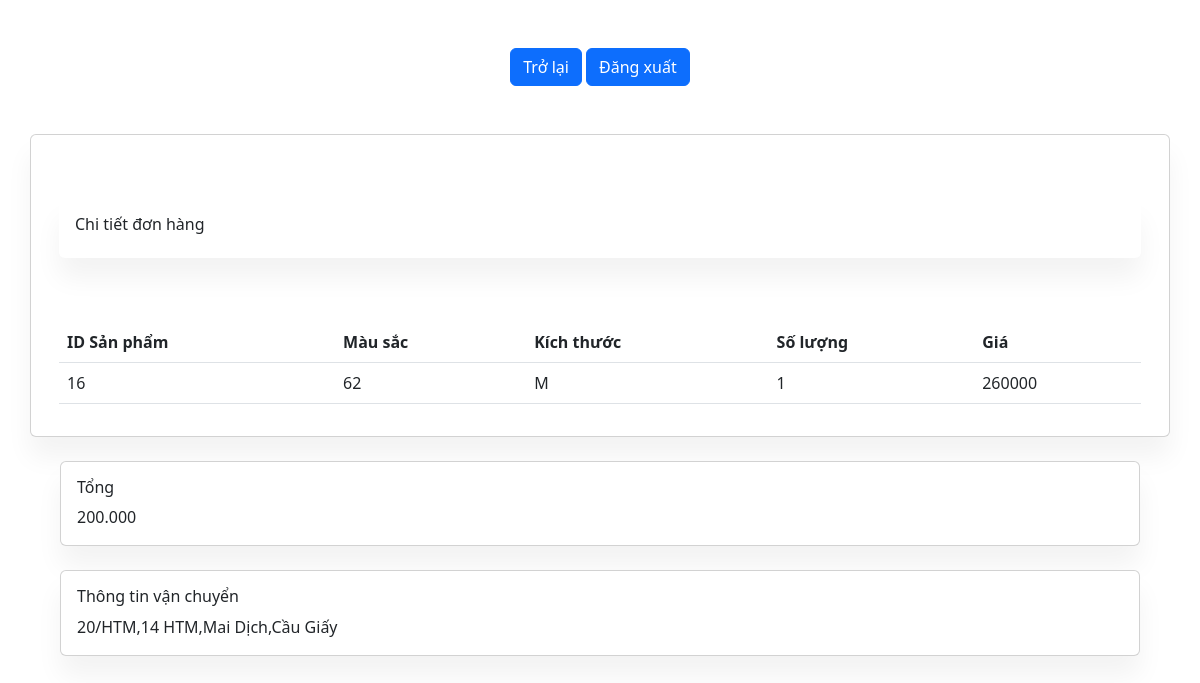
Page /admin/chi_tiet_don_hang.php?id_don_hang=10&id_nguoi_dung=2 (signed in) on the committed database.
### tables this page shows
CREATE TABLE `chi_tiet_don_hang` (
  `id_ctdh` int(11) NOT NULL,
  `id_don_hang` int(11) NOT NULL,
  `id_san_pham` int(11) NOT NULL,
  `mau_sac` int(11) NOT NULL,
  `kich_thuoc` varchar(50) NOT NULL,
  `so_luong` int(11) NOT NULL,
  `gia` int(11) NOT NULL
);

CREATE TABLE `don_hang` (
  `id_don_hang` int(11) NOT NULL,
  `id_nguoi_dung` int(11) NOT NULL,
  `tong_tien` int(11) NOT NULL,
  `thoi_gian` datetime NOT NULL DEFAULT current_timestamp() ON UPDATE current_timestamp(),
  `thanh_toan` tinyint(4) NOT NULL,
  `trang_thai` tinyint(1) NOT NULL
);

CREATE TABLE `nguoi_dung` (
  `id_nguoi_dung` int(11) NOT NULL,
  `ten` varchar(100) NOT NULL,
  `email` varchar(100) NOT NULL,
  `password` varchar(100) NOT NULL,
  `sdt` int(11) DEFAULT NULL,
  `ngay_sinh` date DEFAULT NULL,
  `gioi_tinh` varchar(10) DEFAULT NULL,
  `dia_chi` varchar(255) DEFAULT NULL,
  `thoi_gian` datetime NOT NULL DEFAULT current_timestamp()
);

### admin/chi_tiet_don_hang.php (the view, shortened to what this page needs)
<?php
include '../connections/connectdb.php';
$id_don_hang = isset($_GET['id_don_hang']) ? $_GET['id_don_hang'] : null;
$tong_tien = 0;
$sql_don_hang = "SELECT * FROM don_hang WHERE id_don_hang = $id_don_hang";
$result_don_hang = $conn->query($sql_don_hang);
$details = $result_don_hang->num_rows > 0;
if ($details) {
    while ($row_don_hang = $result_don_hang->fetch_assoc()) {
        $tong_tien = $row_don_hang['tong_tien'];
    }
}
$sql_chi_tiet_don_hang = "SELECT * FROM chi_tiet_don_hang WHERE id_don_hang = $id_don_hang";
$result_chi_tiet_don_hang = $conn->query($sql_chi_tiet_don_hang);
$details_found = $result_chi_tiet_don_hang->num_rows > 0;
$userData = [];
$dia_chi_parts = '';
if (isset($_GET['id_nguoi_dung'])) {
    $userId = $_GET['id_nguoi_dung'];
    $selectQuery = "SELECT * FROM nguoi_dung WHERE id_nguoi_dung = $userId";
    $result = $conn->query($selectQuery);
    if ($result->num_rows > 0) {
        $userData = $result->fetch_assoc();
    }
    $dia_chi_parts =  $userData['dia_chi'];
}
?>
<!DOCTYPE html>
<html>
<head>
    <link href="https://cdn.jsdelivr.net/npm/bootstrap-icons@1.5.0/font/bootstrap-icons.css" rel="stylesheet" />
    <link href="https://cdn.jsdelivr.net/npm/bootstrap@5.3.0/dist/css/bootstrap.min.css" rel="stylesheet">
</head>
<body>
    <form class="text-center p-5" method="post">
        <button class="btn btn-primary" type="submit" name="tro_lai">Trở lại </button>
        <button class="btn btn-primary" type="submit" name="dang_xuat">Đăng xuất</button>
    </form>
    <div class="container-fluid">
        <div class="container">
            <div class="row">
                <div class="card mb-4">
                    <div class="card-body">
                        <table class="table table-borderless">
                            <tbody>
                                <?php if ($details_found) { ?>
                                    <div class="card my-5 border-0">
                                        <div class="card-body">
                                            <h3 class="h6">Chi tiết đơn hàng</h3>
                                            <table class="table">
                                                <thead>
                                                    <tr>
                                                        <th scope="col">ID Sản phẩm</th>
                                                        <th scope="col">Màu sắc</th>
                                                        <th scope="col">Kích thước</th>
                                                        <th scope="col">Số lượng</th>
                                                        <th scope="col">Giá</th>
                                                    </tr>
                                                </thead>
                                                <tbody>
                                                    <?php
                                                    while ($row_chi_tiet_don_hang = $result_chi_tiet_don_hang->fetch_assoc()) {
                                                        echo '<tr>';
                                                        echo '<td>' . $row_chi_tiet_don_hang['id_san_pham'] . '</td>';
                                                        echo '<td>' . $row_chi_tiet_don_hang['mau_sac'] . '</td>';
                                                        echo '<td>' . $row_chi_tiet_don_hang['kich_thuoc'] . '</td>';
                                                        echo '<td>' . $row_chi_tiet_don_hang['so_luong'] . '</td>';
                                                        echo '<td>' . $row_chi_tiet_don_hang['gia'] . '</td>';
                                                        echo '</tr>';
                                                    }
                                                    ?>
                                                </tbody>
                                            </table>
                                        </div>
                                    </div>
                                <?php } else {
                                    echo "No details found for this order.";
                                }
                                ?>
                            </tbody>
                        </table>
                    </div>
                </div>
                <div class="card mb-4 mx-5">
                    <div class="card-body">
                        <h3 class="h6">Tổng</h3>
                        <td class="h4 text-end"><?= number_format($tong_tien - 60000, 0, '.', '.') ?>
                    </div>
                </div>
                <div class="card mb-4 mx-5">
                    <div class="card-body">
                        <h3 class="h6">Thông tin vận chuyển</h3>
                        <?= $dia_chi_parts ?>
                    </div>
                </div>
            </div>
        </div>
    </div>
</body>
</html>

### admin/chi_tiet_don_hang.php (style rules this page uses)
body { background: #eee; }
.card { box-shadow: 0 20px 27px 0 rgb(0 0 0 / 5%); }
.card { position: relative; display: flex; flex-direction: column; min-width: 0; word-wrap: break-word; background-color: #fff; background-clip: border-box; border: 0 solid rgba(0, 0, 0, .125); border-radius: 1rem; }

### rows in the picture
chi_tiet_don_hang: id_san_pham "16", mau_sac "62", kich_thuoc "M", so_luong "1", gia "260000"
don_hang: $tong_tien-60000 "200.000"
nguoi_dung: dia_chi "20/HTM,14 HTM,Mai Dịch,Cầu Giấy"
